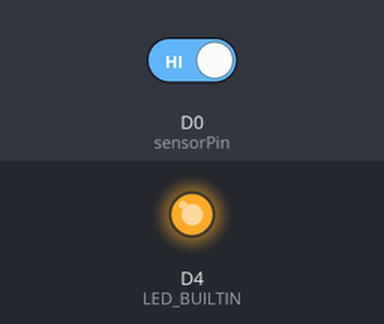
Simulated run of this sketch. Board: ESP8266 (NodeMCU). Shown: output pins drawn as LEDs (lit = HIGH, except the on-board LED, lit = LOW). Inputs (shaded band) come from the test bench; at power-on: D0 (sensorPin) HIGH. WiFi joins after 1.5 s; servers stay silent unless stated; what the sketch prints to the serial monitor is not drawn.

Above: at 2.7 s.
2.8 s: D0 (sensorPin) driven LOW
At 4.0 s:
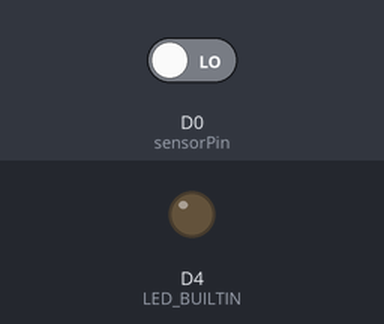
7.3 s: D0 (sensorPin) driven HIGH
At 8.6 s:
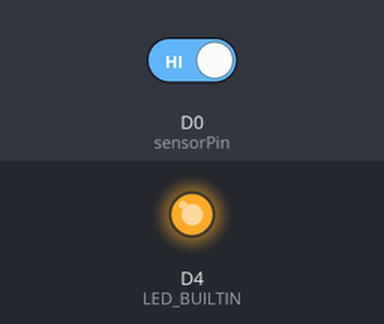
Timing chart, 0 to 9.8 s (numbered marks = the images above; inputs shaded):
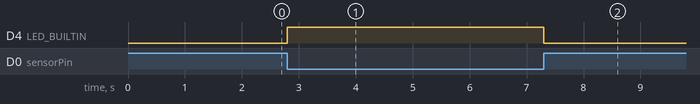

Measured:
- after the input at 2.8 s, D4 (LED_BUILTIN): LOW → HIGH at once
- after the input at 7.3 s, D4 (LED_BUILTIN): HIGH → LOW at once

The sketch:

arduino.ino
```cpp
// Library: WebSockets
// by: Marcus Sattler
#include <ESP8266WiFi.h>
#include <WebSocketsClient.h>
#include <Hash.h>

WebSocketsClient webSocket;

int sensorPin = D0;
int state = 0;
int matic = 1;
int sensor;
int command;

#define id 1304
#define SSID "Aziz"
#define PASS ""
// #define server "192.168.43.126"
// #define port 8019
#define server "jemuran01.herokuapp.com"
#define port 80

void handler(String cmd)
{
	if (cmd == "jemur")
	{
		command = 1;
		matic = 0;
	}
	else if (cmd == "teduh")
	{
		command = 0;
		matic = 0;
	}
	else if (cmd == "matic")
	{
		matic = 1;
	}
	else if (cmd == "exists")
	{
		Serial.println("server exists, standby until restart");
		webSocket.disconnect();
	}
}
void webSocketEvent(WStype_t type, uint8_t *payload, size_t length)
{

	switch (type)
	{
	case WStype_DISCONNECTED:
		Serial.printf("[WSc] Disconnected!\n");
		break;
	case WStype_CONNECTED:
		Serial.printf("[WSc] Connected to url: %s\n", payload);
		// send message to server when Connected
		webSocket.sendTXT(("server " + String(id) + " set").c_str());
		break;
	case WStype_TEXT:
		// Serial.printf("[WSc] get text: %s\n", payload);
		// sx = "Dari arduino: ";

		// webSocket.sendTXT(sx.c_str());
		handler((char *)payload);

		// send message to server
		// webSocket.sendTXT("message here");
		break;
		//		 case WStype_PING:
		// 	// pong will be send automatically
		//		 	Serial.printf("[WSc] get ping\n");
		// 	break;
		// case WStype_PONG:
		// 	// answer to a ping we send
		// 	Serial.printf("[WSc] get pong\n");
		// 	break;
	}
}

void setup()
{
	// Serial.begin(921600);
	Serial.begin(115200);
	delay(10);
	// Serial.setDebugOutput(true);
	Serial.println();

	WiFi.begin(SSID, PASS);
	Serial.print("Connecting...");
	while (WiFi.status() != WL_CONNECTED)
	{
		delay(100);
		Serial.print(".");
	}
	Serial.println("\nConnected");
	Serial.print("IP: ");
	Serial.println(WiFi.localIP());

	// server address, port and URL
	webSocket.begin(server, port, "/");
	// webSocket.beginSSL(server, port, "/");
	// webSocket.beginSslWithCA(server, port, "/");

	// event handler
	webSocket.onEvent(webSocketEvent);

	// try ever 5000 again if connection has failed
	webSocket.setReconnectInterval(5000);
	webSocket.enableHeartbeat(15000, 3000, 2);

	pinMode(LED_BUILTIN, OUTPUT);
	pinMode(sensorPin, INPUT);

	sensor = digitalRead(sensorPin);
	state = sensor;
	digitalWrite(LED_BUILTIN, !state);
}

void loop()
{
	webSocket.loop();
	sensor = digitalRead(sensorPin);
	int wsStatus = webSocket.isConnected();
	if (wsStatus) {
		if (!sensor){
			state = sensor;
		}
		else {
			if (matic) {
				state = sensor;
				// delay(1000);
			}
			else {
				state = command;
			}
		}
		webSocket.sendTXT(("server " + String(id) + " send " + (state ? "DIJEMUR" : "NGEYUP")).c_str());
		webSocket.sendTXT(("server " + String(id) + " cuaca " + (sensor ? "cerah" : "hujan")).c_str());
	}
	else {
		// delay(1000);
		matic = 1;
		state = sensor;
	}

	// Serial.println("mode: " + String(matic ? "matic" : "manual"));
	digitalWrite(LED_BUILTIN, !state);
}
```
